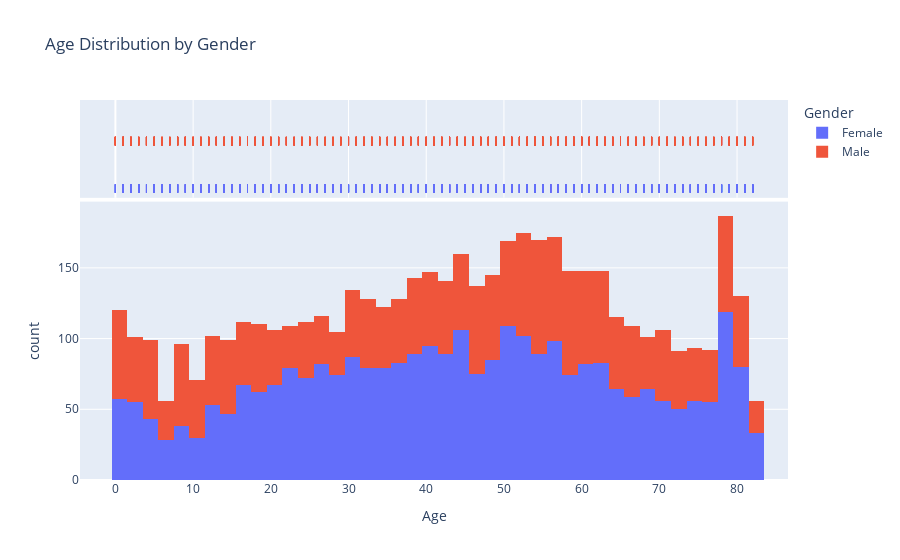

Notebook code for this chart:
### Code cell
fig = px.histogram(sd_sorted, x='Age', color='Gender', marginal='rug', title='Age Distribution by Gender')

# Show the interactive plot
fig.show()

### Figure 1 — Plotly figure (JSON) as saved in the notebook; plotly's stock layout.template omitted (floating-point values rounded to 4 significant figures; data arrays with more than 128 entries replaced by an {"elided": "..."} marker saying what was removed)
{"data": [{"alignmentgroup": "True", "bingroup": "x", "hovertemplate": "Gender=Female<br>Age=%{x}<br>count=%{y}<extra></extra>", "legendgroup": "Female", "marker": {"color": "#636efa", "pattern": {"shape": ""}}, "name": "Female", "offsetgroup": "Female", "orientation": "v", "showlegend": true, "type": "histogram", "x": {"elided": "2994 int values"}, "xaxis": "x", "yaxis": "y"}, {"alignmentgroup": "True", "boxpoints": "all", "fillcolor": "rgba(255,255,255,0)", "hoveron": "points", "hovertemplate": "Gender=Female<br>Age=%{x}<extra></extra>", "jitter": 0, "legendgroup": "Female", "line": {"color": "rgba(255,255,255,0)"}, "marker": {"color": "#636efa", "symbol": "line-ns-open"}, "name": "Female", "offsetgroup": "Female", "showlegend": false, "type": "box", "x": {"elided": "2994 int values"}, "xaxis": "x2", "yaxis": "y2"}, {"alignmentgroup": "True", "bingroup": "x", "hovertemplate": "Gender=Male<br>Age=%{x}<br>count=%{y}<extra></extra>", "legendgroup": "Male", "marker": {"color": "#EF553B", "pattern": {"shape": ""}}, "name": "Male", "offsetgroup": "Male", "orientation": "v", "showlegend": true, "type": "histogram", "x": {"elided": "2115 int values"}, "xaxis": "x", "yaxis": "y"}, {"alignmentgroup": "True", "boxpoints": "all", "fillcolor": "rgba(255,255,255,0)", "hoveron": "points", "hovertemplate": "Gender=Male<br>Age=%{x}<extra></extra>", "jitter": 0, "legendgroup": "Male", "line": {"color": "rgba(255,255,255,0)"}, "marker": {"color": "#EF553B", "symbol": "line-ns-open"}, "name": "Male", "offsetgroup": "Male", "showlegend": false, "type": "box", "x": {"elided": "2115 int values"}, "xaxis": "x2", "yaxis": "y2"}], "layout": {"barmode": "relative", "legend": {"title": {"text": "Gender"}, "tracegroupgap": 0}, "title": {"text": "Age Distribution by Gender"}, "xaxis": {"anchor": "y", "domain": [0, 1], "title": {"text": "Age"}}, "xaxis2": {"anchor": "y2", "domain": [0, 1], "matches": "x", "showgrid": true, "showticklabels": false}, "yaxis": {"anchor": "x", "domain": [0, 0.7326], "title": {"text": "count"}}, "yaxis2": {"anchor": "x2", "domain": [0.7426, 1], "matches": "y2", "showgrid": false, "showline": false, "showticklabels": false, "ticks": ""}}}
